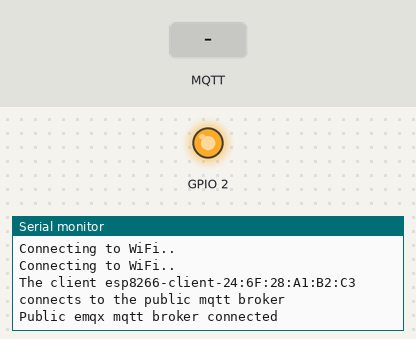
This sketch was run on a simulated ESP8266 (NodeMCU). Shown: output pins drawn as LEDs (lit = HIGH), the last lines printed to the serial monitor. The inputs (shaded band) are chosen by the test bench. WiFi joins after 1.5 s; servers stay silent unless stated; no MQTT or app messages arrive unless stated.

Above: at 3.2 s.
3.3 s: MQTT message "1" arrives on the first subscribed topic
At 4.5 s:
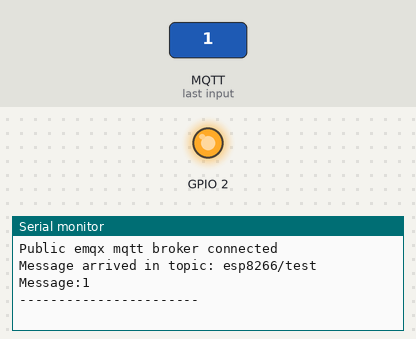
4.8 s: MQTT message "on" arrives on the first subscribed topic
At 5.7 s:
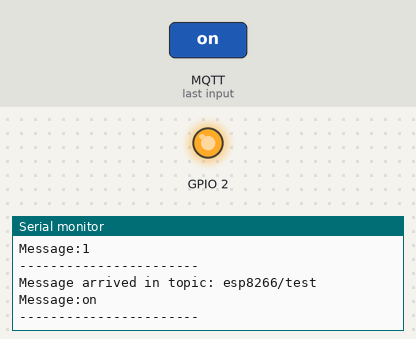
6.3 s: MQTT message "off" arrives on the first subscribed topic
At 6.8 s:
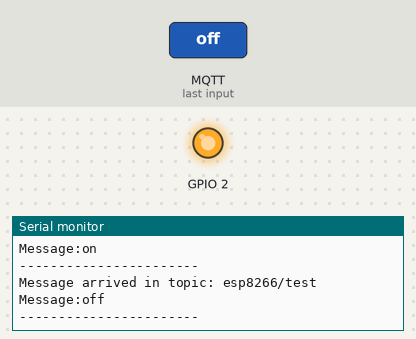

The sketch:

esp8266_mqtt.ino
```cpp
#include <ESP8266WiFi.h>
#include <PubSubClient.h>
#include <NTPClient.h>
#include <WiFiUdp.h>
typedef struct _func1{
  int head;
  int state;
  unsigned long period;
}func1;
typedef struct _func2{
  int head;
  int hourON;
  int minON;
  int secON;
}func2;
typedef struct _func3{
  int head;
  int hourOFF;
  int minOFF;
  int secOFF;
}func3;
typedef struct _dev{
  func1 on_off;
  func2 scheduON;
  func3 scheduOFF;
}device;
device dev;
const char *ssid = "Redmi";
const char *password = "12345678";


const char *mqtt_broker = "broker.emqx.io";
const char *topic = "esp8266/test";
const char *mqtt_username = "1";
const char *mqtt_password = "123";
const int mqtt_port = 1883;

int head;
unsigned long timestamp;
unsigned long period;
int state1;
int state2;
int hour;
int minute;
int sec;

bool volatile endProc = 0;
bool pendingON = 0;
bool pendingOFF = 0;
bool pendingTIME = 0;
bool volatile cmd_flag = 0;
char cmd[20];
bool state_init = 1;

WiFiClient espClient;
WiFiUDP ntpUDP;
WiFiUDP Udp;
PubSubClient client(espClient);
NTPClient timeClient(ntpUDP);
void setup() {
 int cnt = 0;
 pinMode(2,OUTPUT);
 digitalWrite(2,HIGH);
 Serial.begin(115200);
 //WiFi.mode(WIFI_STA);
 WiFi.begin(ssid,password);
 while (WiFi.status() != WL_CONNECTED) {
     delay(1000);
     Serial.println("Connecting to WiFi..");
     if(cnt++ >= 10){
       WiFi.beginSmartConfig();
       while(1){
           delay(1000);
           if(WiFi.smartConfigDone()){
             Serial.println("SmartConfig Success");
             break;
           }
       }
    }
 }
 client.setServer(mqtt_broker, mqtt_port);
 client.setCallback(callback);
 while (!client.connected()) {
     String client_id = "esp8266-client-";
     client_id += String(WiFi.macAddress());
     Serial.printf("The client %s connects to the public mqtt broker\n", client_id.c_str());
     if (client.connect(client_id.c_str(), mqtt_username, mqtt_password)) {
         Serial.println("Public emqx mqtt broker connected");
     } else {
         Serial.print("failed with state ");
         Serial.print(client.state());
         delay(2000);
     }
 }

 client.publish("outTopic", "hello emqx");
 client.subscribe(topic);
 timeClient.begin();

}

void callback(char *topic, byte *payload, unsigned int length) {
 Serial.print("Message arrived in topic: ");
 Serial.println(topic);
 Serial.print("Message:");
 memset(cmd,0,20);
 for (int i = 0; i < length; i++) {
     Serial.print((char) payload[i]);
     cmd[i] =(char)payload[i];
 }
 byte* p = (byte*)malloc(length);
 memcpy(p,payload,length);
 client.publish("outTopic", p, length);
 free(p);
 if(cmd_flag == 1)
 {
  endProc = 1;
 }
 cmd_flag = 1;
 Serial.println();
 Serial.println("-----------------------");
}

void loop() {

 if(cmd_flag == 1)
 {
  cmd_flag = 0;
  if(strncmp(cmd,"1",1) == 0)
  {
    sscanf(cmd,"%d,%d,%d", &dev.on_off.head, &dev.on_off.state, &dev.on_off.period);
    if(state_init == 0) state_init = 1;
  }
  if(strncmp(cmd,"2",1) == 0)
  {
    sscanf(cmd,"%d,%d,%d,%d", &dev.scheduON.head, &dev.scheduON.hourON, &dev.scheduON.minON, &dev.scheduON.secON);
  }
  if(strncmp(cmd,"3",1) == 0)
  {
    sscanf(cmd,"%d,%d,%d,%d", &dev.scheduOFF.head, &dev.scheduOFF.hourOFF, &dev.scheduOFF.minOFF, &dev.scheduOFF.secOFF);
  }
 }
 if(dev.on_off.head == 1)
 {
  if(state_init == 1)
  {
    if(dev.on_off.state == 1)
    {
      digitalWrite(2,LOW);
      client.publish("outTopic","1");
    }
    if(dev.on_off.state == 0)
    {
      digitalWrite(2,HIGH);
      client.publish("outTopic","0");
    }
    timestamp = millis();
    state_init = 0;
  }
  if((dev.on_off.period > 0) && (unsigned long)(millis() - timestamp) > dev.on_off.period)
  {
    if(dev.on_off.state == 1)
    {
      digitalWrite(2,HIGH);
      client.publish("outTopic","0");
    }
    if(dev.on_off.state == 0)
    {
      digitalWrite(2,LOW);
      client.publish("outTopic","1");
    }
    dev.on_off.head = 0;
    state_init = 1;
  }
 }
 if(dev.scheduON.head == 2)
 {
  timeClient.update();
  if((timeClient.getHours()+7) == dev.scheduON.hourON && timeClient.getMinutes() == dev.scheduON.minON && timeClient.getSeconds() == dev.scheduON.secON)
  {
    digitalWrite(2,LOW);
    client.publish("outTopic","1");
    dev.scheduON.head = 0;
  }
 }
 if(dev.scheduOFF.head == 3)
 {
  timeClient.update();
  if((timeClient.getHours()+7) == dev.scheduOFF.hourOFF && timeClient.getMinutes() == dev.scheduOFF.minOFF && timeClient.getSeconds() == dev.scheduOFF.secOFF)
  {
    digitalWrite(2,HIGH);
    client.publish("outTopic","0");
    dev.scheduOFF.head = 0;
  }
 }
 client.loop();
}
```

Measured:
- after the input at 3.3 s, the serial monitor: prints a new line at once (image 1)
- after the input at 4.8 s, the serial monitor: prints a new line at once (image 2)
- after the input at 6.3 s, the serial monitor: prints a new line at once (image 3)
